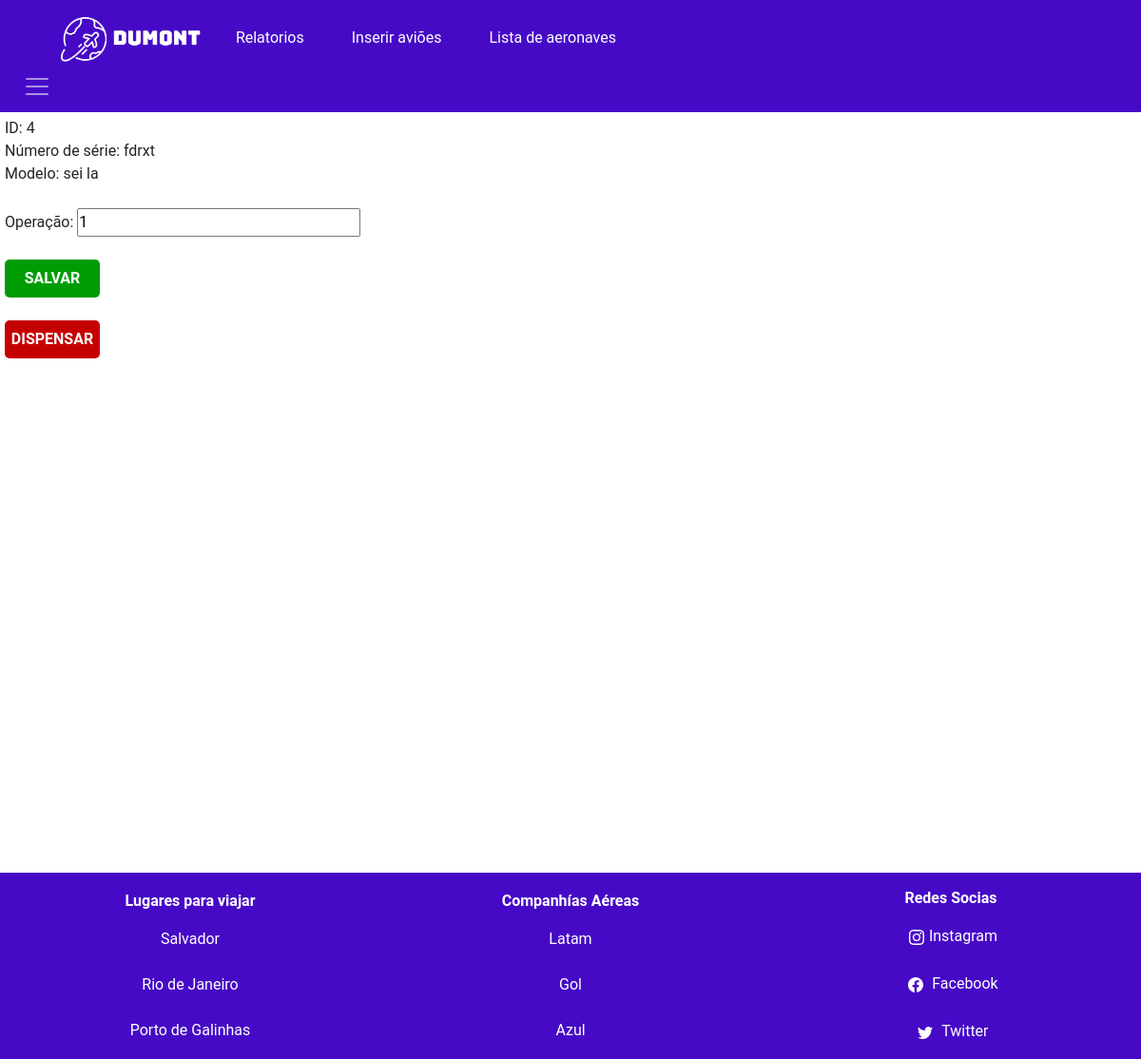
The page /php/editar_aeronave.php?pk_aviao=4 on the database its author committed.
### tables this page shows
CREATE TABLE `aviao` (
  `pk_aviao` int(10) NOT NULL,
  `num_serie` char(5) DEFAULT NULL,
  `modelo` varchar(100) DEFAULT NULL,
  `num_assento` char(3) DEFAULT NULL,
  `operacao` enum('0','1') DEFAULT NULL
);

### php/editar_aeronave.php (the view, shortened to what this page needs)
<?php
include_once("conexao.php");
?>
<!DOCTYPE html>
<html lang="pt-br">
<head>
    <link rel="stylesheet" href="../css/editar_aeronaves.css">
    <link rel="stylesheet" href="../CSS/style.css">
    <link href="https://cdn.jsdelivr.net/npm/bootstrap@5.2.3/dist/css/bootstrap.min.css" rel="stylesheet">
</head>
<body>
<header>
  <nav style="background-color: #460AC6;" class="navbar navbar-dark sticky-top">
      <div class="container-fluid">
      <a class="navbar-brand" href="../home_adm.php"><img id="logo_navbar_dumont" width="150"
          src="../img/dumont_logo_nav_765x625.png" alt="Logo da Empresa DUMONT"></a>
      <div id="links_navbar">
          <a style="color: white;" id="link_nav1" class="nav-link" href="relatorio.php">Relatorios</a>
          <a style="color: white;" id="link_nav2" class="nav-link" href="../inserir_aeronave.php">Inserir aviões</a>
          <a style="color: white;" id="link_nav3" class="nav-link" href="listar_aeronaves.php">Lista de aeronaves</a>
      </div>
      <button class="navbar-toggler" type="button" data-bs-toggle="offcanvas" data-bs-target="#offcanvasNavbar"
          aria-controls="offcanvasNavbar">
          <span class="navbar-toggler-icon"></span>
      </button>
      </div>
  </nav>
<main>
    <?php
    $pk_aviao = filter_input(INPUT_GET, 'pk_aviao', FILTER_SANITIZE_NUMBER_INT);
    $result_aviao = "SELECT * FROM aviao WHERE pk_aviao = '$pk_aviao'";
    $resultado_aviao = mysqli_query($conn, $result_aviao);
    $row_aviao = mysqli_fetch_assoc($resultado_aviao);
    ?>
        <div id="box" >
        <div class="row">
            <div class="col">
                <label>ID: </label>
                <?php echo $row_aviao['pk_aviao']; ?> <br>
                <label>Número de série: </label>
                <?php echo $row_aviao['num_serie'];?> <br>
                <label>Modelo: </label>
                <?php echo $row_aviao['modelo'];?> <br><br>
            <form action="proc_edit_aeronave.php" method="post">
                        <label>Operação: </label>
                        <input type="number" placeholder="Informe os status atual da aeronave" id="operacao" name="operacao" min="0" max="1" required value="<?php echo $row_aviao['operacao'];?>"> <br><br>
                        <input type="submit" value="SALVAR" id="salvar">
                            </form>
                            <br>
                            <form action="dispensar_aeronave.php" method="post">
                             <input type="submit" id="dispensar" value="DISPENSAR">
                            </form>
            </div>
        </div>
        </div>
</main>
    <footer>
        <div id="rodape" class="container-fluid">
            <div class="row">
                <div id="lugares_viajar" class="col-sm">
                    <p><strong>Lugares para viajar</strong></p>
                    <a class="text-white text-decoration-none" href="#">Salvador</a>
                    <br>
                    <a class="text-white text-decoration-none" href="#">Rio de Janeiro</a>
                    <br>
                    <a class="text-white text-decoration-none" href="#">Porto de Galinhas</a>
                </div>
                <div class="col-sm">
                    <p><strong>Companhías Aéreas</strong></p>
                    <a class="text-white text-decoration-none" href="https://www.latamairlines.com/br/pt/ofertas/megapromo?utm_source=bing&utm_medium=sem&utm_campaign=br_latam_bing_sem_perf_aon-bro-exa-brand_lower&utm_content=br_latam_perf_bing_aon-bro-exa-brand_no-target_NNN-NNN_nnn_conversion_text-link_20221026_lower_latam&gclid=ecfa87d3def11c847630e3e896f6c55e&gclsrc=3p.ds&msclkid=ecfa87d3def11c847630e3e896f6c55e&utm_term=latam">Latam</a>
                    <br>
                    <a class="text-white text-decoration-none" href="https://www.voegol.com.br/?gclid=1bf10da3dad91b3eaf3f699892f24891&gclsrc=3p.ds&msclkid=1bf10da3dad91b3eaf3f699892f24891&utm_source=bing&utm_medium=cpc&utm_campaign=alp_varejo-nac_bing_search_conversao_branding-termosgol-nu-br-pt&utm_term=gol&utm_content=cpc_rede-de-pesquisa_texto_marca">Gol</a>
                    <br>
                    <a class="text-white text-decoration-none" href="https://www.passagensaereas.com.br/passagens-aereas/companhiasaereas/azul-linhas-aereas?msclkid=8bfa2f521a4f1f312f764b695202c7ca&utm_source=bing&utm_medium=cpc&utm_campaign=PA_CI_AZUL&utm_term=azul%20linhas%20a%C3%A9reas&utm_content=G-%20Geral">Azul</a>
                </div>
                <div class="col-sm">
                    <p><strong>Redes Socias</strong></p>
                    <a class="text-white text-decoration-none" href="#"><img src="../img/instagram.svg" alt="Ícone do Instagram">Instagram</a>
                    <br>
                    <a class="text-white text-decoration-none" href="#"><img src="../img/facebook.svg" alt="Ícone do Facebook"> Facebook</a>
                    <br>
                    <a class="text-white text-decoration-none" href="#"><img src="../img/twitter.svg" alt="Ícone do Twitter"> Twitter</a>
                </div>
            </div>
        </div>
    </footer>
</body>
</html>

### css/editar_aeronaves.css (style rules this page uses)
* { font-family: 'Roboto', sans-serif; }
#box { height: 100vh; padding: 5px; }
#operacao { height: 30px; width: 25%; }
#salvar { background-color: #009C06; color: white; text-align: center; font-size: 12pt; font-weight:bolder; width:100PX; height: 40PX; padding: 2px; border-radius: 5px; border: none; }
#dispensar { background-color: #C50000; color: white; text-align: center; font-size: 12pt; font-weight:bolder; width:100PX; height: 40PX; padding: 2px; border-radius: 5px; border: none; text-decoration: none; }
a { text-decoration: none; }

### css/style.css (style rules this page uses)
* { margin: 0px; padding: 0px; }
body { font-family: 'Roboto', sans-serif; }
a { text-decoration: none; }
p { margin-bottom: 0px; }
.container-fluid { margin: 0px; padding: 0px; }
#rodape { background-color: #460AC6; }
#rodape .col-sm { display: flex; flex-direction: column; justify-content: center; align-items: center; padding: 15px; color: white; }
.col-sm img { margin: 5px; }
#links_navbar { display: flex; gap: 50px; margin-right: 45vw; }
#logo_navbar_dumont { margin-left: 50px; }
.navbar-toggler { background-color: transparent !important; border: none !important; }
.navbar-toggler-icon { color: #460AC6 !important; }

### rows shown on the page
aviao: pk_aviao "4", num_serie "fdrxt", modelo "sei la", operacao "1"
